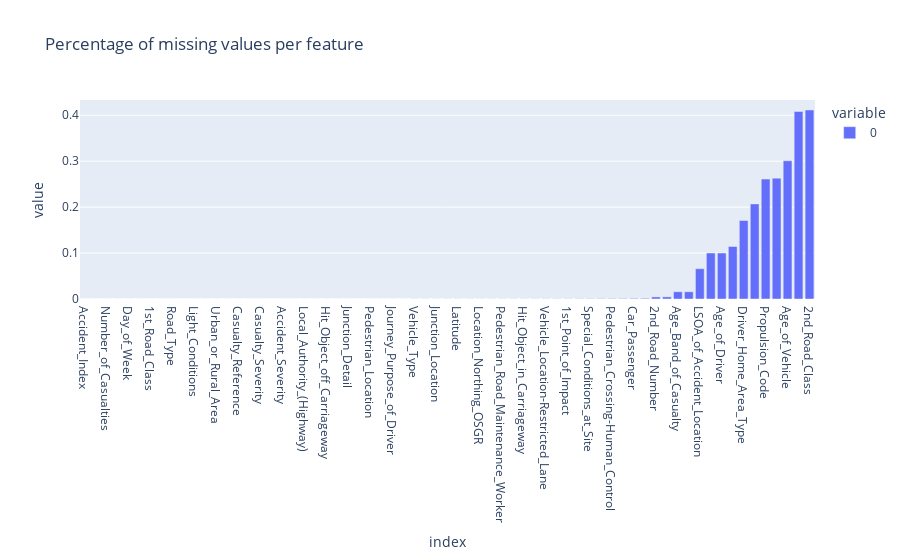

Notebook code for this chart:
### Code cell
df_X.isna().mean().sort_values().plot(
    kind="bar",
    title="Percentage of missing values per feature",
)

### Figure 1 — Plotly figure (JSON) as saved in the notebook; plotly's stock layout.template omitted (floating-point values rounded to 4 significant figures)
{"data": [{"alignmentgroup": "True", "hovertemplate": "variable=0<br>index=%{x}<br>value=%{y}<extra></extra>", "legendgroup": "0", "marker": {"color": "#636efa", "pattern": {"shape": ""}}, "name": "0", "offsetgroup": "0", "orientation": "v", "showlegend": true, "textposition": "auto", "type": "bar", "x": ["Accident_Index", "Number_of_Vehicles", "Number_of_Casualties", "Date", "Day_of_Week", "Local_Authority_(District)", "1st_Road_Class", "1st_Road_Number", "Road_Type", "Speed_limit", "Light_Conditions", "Weather_Conditions", "Urban_or_Rural_Area", "Vehicle_Reference_df", "Casualty_Reference", "Casualty_Class", "Casualty_Severity", "Casualty_Type", "Accident_Severity", "Police_Force", "Local_Authority_(Highway)", "Vehicle_Reference_df_res", "Hit_Object_off_Carriageway", "Sex_of_Driver", "Junction_Detail", "Pedestrian_Movement", "Pedestrian_Location", "Bus_or_Coach_Passenger", "Journey_Purpose_of_Driver", "Did_Police_Officer_Attend_Scene_of_Accident", "Vehicle_Type", "Time", "Junction_Location", "Location_Easting_OSGR", "Latitude", "Longitude", "Location_Northing_OSGR", "Sex_of_Casualty", "Pedestrian_Road_Maintenance_Worker", "Vehicle_Leaving_Carriageway", "Hit_Object_in_Carriageway", "Skidding_and_Overturning", "Vehicle_Location-Restricted_Lane", "Vehicle_Manoeuvre", "1st_Point_of_Impact", "Carriageway_Hazards", "Special_Conditions_at_Site", "Pedestrian_Crossing-Physical_Facilities", "Pedestrian_Crossing-Human_Control", "Towing_and_Articulation", "Car_Passenger", "Road_Surface_Conditions", "2nd_Road_Number", "Was_Vehicle_Left_Hand_Drive?", "Age_Band_of_Casualty", "Age_of_Casualty", "LSOA_of_Accident_Location", "Age_Band_of_Driver", "Age_of_Driver", "Casualty_Home_Area_Type", "Driver_Home_Area_Type", "Casualty_IMD_Decile", "Propulsion_Code", "Engine_Capacity_(CC)", "Age_of_Vehicle", "Junction_Control", "2nd_Road_Class"], "xaxis": "x", "y": [0, 0, 0, 0, 0, 0, 0, 0, 0, 0, 0, 0, 0, 0, 0, 0, 0, 0, 0, 0, 0, 0, 0, 0, 6.254e-06, 6.254e-06, 6.254e-06, 5.941e-05, 6.879e-05, 7.505e-05, 0.0001376, 0.0001376, 0.0001845, 0.000197, 0.000197, 0.000197, 0.000197, 0.0002189, 0.0002439, 0.0002908, 0.0003002, 0.0003283, 0.0003502, 0.0003659, 0.0004284, 0.000541, 0.0006223, 0.000813, 0.0008662, 0.0009819, 0.001345, 0.00151, 0.004534, 0.004637, 0.01575, 0.01575, 0.06597, 0.1002, 0.1002, 0.1143, 0.1709, 0.2071, 0.2611, 0.2631, 0.301, 0.4083, 0.4116], "yaxis": "y"}], "layout": {"barmode": "relative", "legend": {"title": {"text": "variable"}, "tracegroupgap": 0}, "title": {"text": "Percentage of missing values per feature"}, "xaxis": {"anchor": "y", "domain": [0, 1], "title": {"text": "index"}}, "yaxis": {"anchor": "x", "domain": [0, 1], "title": {"text": "value"}}}}
